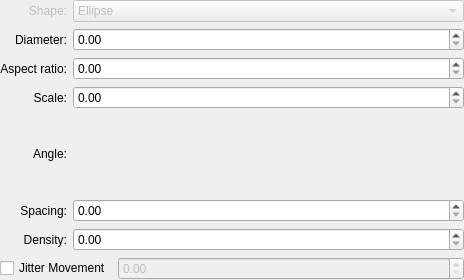
<?xml version="1.0" encoding="UTF-8"?>
<ui version="4.0">
 <author>
    SPDX-FileCopyrightText: none
    SPDX-License-Identifier: GPL-3.0-or-later
  </author>
 <class>WdgBrushSizeOptions</class>
 <widget class="QWidget" name="WdgBrushSizeOptions">
  <property name="geometry">
   <rect>
    <x>0</x>
    <y>0</y>
    <width>464</width>
    <height>280</height>
   </rect>
  </property>
  <property name="sizePolicy">
   <sizepolicy hsizetype="Fixed" vsizetype="Fixed">
    <horstretch>255</horstretch>
    <verstretch>255</verstretch>
   </sizepolicy>
  </property>
  <property name="minimumSize">
   <size>
    <width>385</width>
    <height>280</height>
   </size>
  </property>
  <layout class="QGridLayout" name="gridLayout_3">
   <property name="leftMargin">
    <number>0</number>
   </property>
   <property name="topMargin">
    <number>0</number>
   </property>
   <property name="rightMargin">
    <number>0</number>
   </property>
   <property name="bottomMargin">
    <number>0</number>
   </property>
   <item row="2" column="0">
    <layout class="QGridLayout" name="gridLayout_2" columnstretch="0,1">
     <item row="0" column="0">
      <widget class="QCheckBox" name="jitterMoveBox">
       <property name="sizePolicy">
        <sizepolicy hsizetype="Minimum" vsizetype="Fixed">
         <horstretch>0</horstretch>
         <verstretch>0</verstretch>
        </sizepolicy>
       </property>
       <property name="text">
        <string>Jitter Movement</string>
       </property>
      </widget>
     </item>
     <item row="0" column="1">
      <widget class="KisDoubleSliderSpinBox" name="jitterMove" native="true">
       <property name="enabled">
        <bool>false</bool>
       </property>
       <property name="sizePolicy">
        <sizepolicy hsizetype="Preferred" vsizetype="Preferred">
         <horstretch>0</horstretch>
         <verstretch>0</verstretch>
        </sizepolicy>
       </property>
      </widget>
     </item>
    </layout>
   </item>
   <item row="0" column="0">
    <layout class="QGridLayout" name="gridLayout" columnstretch="0,1">
     <item row="1" column="0">
      <widget class="QLabel" name="DiameterLbl">
       <property name="sizePolicy">
        <sizepolicy hsizetype="Preferred" vsizetype="Preferred">
         <horstretch>0</horstretch>
         <verstretch>0</verstretch>
        </sizepolicy>
       </property>
       <property name="minimumSize">
        <size>
         <width>60</width>
         <height>0</height>
        </size>
       </property>
       <property name="text">
        <string>Diameter:</string>
       </property>
       <property name="alignment">
        <set>Qt::AlignRight|Qt::AlignTrailing|Qt::AlignVCenter</set>
       </property>
      </widget>
     </item>
     <item row="1" column="1">
      <widget class="KisDoubleSliderSpinBox" name="diameter" native="true">
       <property name="sizePolicy">
        <sizepolicy hsizetype="Minimum" vsizetype="Fixed">
         <horstretch>0</horstretch>
         <verstretch>0</verstretch>
        </sizepolicy>
       </property>
      </widget>
     </item>
     <item row="3" column="0">
      <widget class="QLabel" name="ScaleLbl">
       <property name="sizePolicy">
        <sizepolicy hsizetype="Preferred" vsizetype="Preferred">
         <horstretch>0</horstretch>
         <verstretch>0</verstretch>
        </sizepolicy>
       </property>
       <property name="minimumSize">
        <size>
         <width>60</width>
         <height>16</height>
        </size>
       </property>
       <property name="text">
        <string>Scale:</string>
       </property>
       <property name="alignment">
        <set>Qt::AlignRight|Qt::AlignTrailing|Qt::AlignVCenter</set>
       </property>
      </widget>
     </item>
     <item row="3" column="1">
      <widget class="KisDoubleSliderSpinBox" name="scale" native="true">
       <property name="sizePolicy">
        <sizepolicy hsizetype="Minimum" vsizetype="Fixed">
         <horstretch>0</horstretch>
         <verstretch>0</verstretch>
        </sizepolicy>
       </property>
      </widget>
     </item>
     <item row="5" column="0">
      <widget class="QLabel" name="spacingLbl">
       <property name="sizePolicy">
        <sizepolicy hsizetype="Preferred" vsizetype="Preferred">
         <horstretch>0</horstretch>
         <verstretch>0</verstretch>
        </sizepolicy>
       </property>
       <property name="minimumSize">
        <size>
         <width>60</width>
         <height>16</height>
        </size>
       </property>
       <property name="text">
        <string>Spacing:</string>
       </property>
       <property name="alignment">
        <set>Qt::AlignRight|Qt::AlignTrailing|Qt::AlignVCenter</set>
       </property>
      </widget>
     </item>
     <item row="5" column="1">
      <widget class="KisDoubleSliderSpinBox" name="spacing" native="true">
       <property name="sizePolicy">
        <sizepolicy hsizetype="Minimum" vsizetype="Fixed">
         <horstretch>0</horstretch>
         <verstretch>0</verstretch>
        </sizepolicy>
       </property>
      </widget>
     </item>
     <item row="2" column="0">
      <widget class="QLabel" name="aspectLbl">
       <property name="sizePolicy">
        <sizepolicy hsizetype="Preferred" vsizetype="Preferred">
         <horstretch>0</horstretch>
         <verstretch>0</verstretch>
        </sizepolicy>
       </property>
       <property name="minimumSize">
        <size>
         <width>60</width>
         <height>16</height>
        </size>
       </property>
       <property name="text">
        <string>Aspect ratio:</string>
       </property>
       <property name="alignment">
        <set>Qt::AlignRight|Qt::AlignTrailing|Qt::AlignVCenter</set>
       </property>
      </widget>
     </item>
     <item row="2" column="1">
      <widget class="KisDoubleSliderSpinBox" name="aspectBox" native="true">
       <property name="sizePolicy">
        <sizepolicy hsizetype="Minimum" vsizetype="Fixed">
         <horstretch>0</horstretch>
         <verstretch>0</verstretch>
        </sizepolicy>
       </property>
      </widget>
     </item>
     <item row="4" column="0">
      <widget class="QLabel" name="rotationLbl">
       <property name="enabled">
        <bool>true</bool>
       </property>
       <property name="sizePolicy">
        <sizepolicy hsizetype="Preferred" vsizetype="Preferred">
         <horstretch>0</horstretch>
         <verstretch>0</verstretch>
        </sizepolicy>
       </property>
       <property name="minimumSize">
        <size>
         <width>60</width>
         <height>16</height>
        </size>
       </property>
       <property name="text">
        <string>Angle:</string>
       </property>
       <property name="alignment">
        <set>Qt::AlignRight|Qt::AlignTrailing|Qt::AlignVCenter</set>
       </property>
      </widget>
     </item>
     <item row="0" column="0">
      <widget class="QLabel" name="shapeLbl">
       <property name="enabled">
        <bool>false</bool>
       </property>
       <property name="sizePolicy">
        <sizepolicy hsizetype="Preferred" vsizetype="Preferred">
         <horstretch>0</horstretch>
         <verstretch>0</verstretch>
        </sizepolicy>
       </property>
       <property name="minimumSize">
        <size>
         <width>60</width>
         <height>0</height>
        </size>
       </property>
       <property name="text">
        <string>Shape:</string>
       </property>
       <property name="alignment">
        <set>Qt::AlignRight|Qt::AlignTrailing|Qt::AlignVCenter</set>
       </property>
      </widget>
     </item>
     <item row="0" column="1">
      <widget class="QComboBox" name="shapeBox">
       <property name="enabled">
        <bool>false</bool>
       </property>
       <property name="currentIndex">
        <number>0</number>
       </property>
       <item>
        <property name="text">
         <string>Ellipse</string>
        </property>
       </item>
       <item>
        <property name="text">
         <string>Rectangle</string>
        </property>
       </item>
      </widget>
     </item>
     <item row="6" column="1">
      <widget class="KisDoubleSliderSpinBox" name="densityBox" native="true">
       <property name="sizePolicy">
        <sizepolicy hsizetype="Minimum" vsizetype="Fixed">
         <horstretch>0</horstretch>
         <verstretch>0</verstretch>
        </sizepolicy>
       </property>
      </widget>
     </item>
     <item row="6" column="0">
      <widget class="QLabel" name="densityLbl">
       <property name="sizePolicy">
        <sizepolicy hsizetype="Preferred" vsizetype="Preferred">
         <horstretch>0</horstretch>
         <verstretch>0</verstretch>
        </sizepolicy>
       </property>
       <property name="minimumSize">
        <size>
         <width>60</width>
         <height>16</height>
        </size>
       </property>
       <property name="text">
        <string>Density:</string>
       </property>
       <property name="alignment">
        <set>Qt::AlignRight|Qt::AlignTrailing|Qt::AlignVCenter</set>
       </property>
      </widget>
     </item>
     <item row="4" column="1">
      <layout class="QHBoxLayout" name="horizontalLayout">
       <property name="spacing">
        <number>0</number>
       </property>
       <item>
        <widget class="KisAngleSelector" name="rotationBox" native="true">
         <property name="enabled">
          <bool>true</bool>
         </property>
         <property name="sizePolicy">
          <sizepolicy hsizetype="Minimum" vsizetype="Fixed">
           <horstretch>0</horstretch>
           <verstretch>0</verstretch>
          </sizepolicy>
         </property>
        </widget>
       </item>
       <item>
        <spacer name="horizontalSpacer">
         <property name="orientation">
          <enum>Qt::Horizontal</enum>
         </property>
         <property name="sizeHint" stdset="0">
          <size>
           <width>0</width>
           <height>0</height>
          </size>
         </property>
        </spacer>
       </item>
      </layout>
     </item>
    </layout>
   </item>
  </layout>
 </widget>
 <customwidgets>
  <customwidget>
   <class>KisDoubleSliderSpinBox</class>
   <extends>QDoubleSpinBox</extends>
   <header>kis_slider_spin_box.h</header>
   <container>1</container>
  </customwidget>
  <customwidget>
   <class>KisAngleSelector</class>
   <extends>QWidget</extends>
   <header location="global">KisAngleSelector.h</header>
   <container>1</container>
  </customwidget>
 </customwidgets>
 <resources/>
 <connections/>
</ui>
